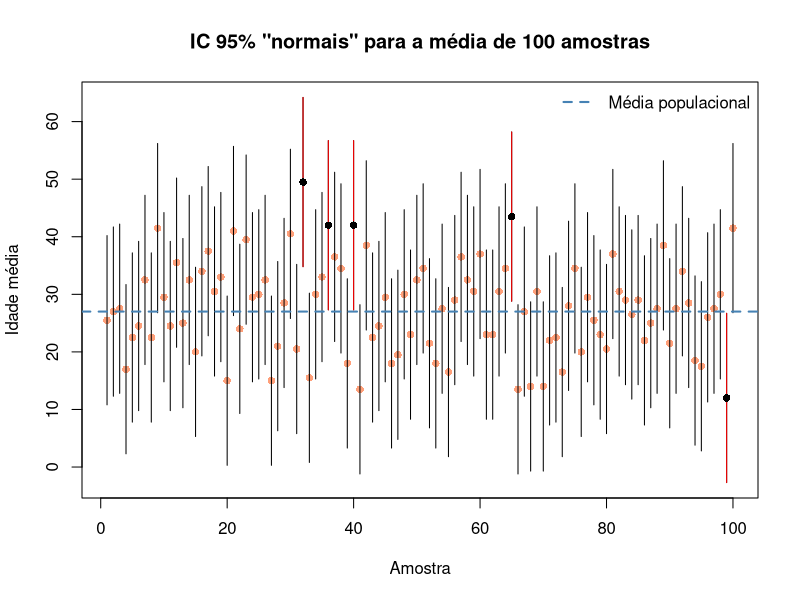

Write R code to recreate this figure. (Note: this script raises an error after producing the figure.)
## ---- echo=FALSE, eval=TRUE, message=FALSE, warning=FALSE, fig.align='center', out.width='100%'----

set.seed(100)

x <- expand.grid(rep(list(LETTERS), 4))

idade <- 1:26 * 2
mu.idade <- mean(idade)
sd.muchap <- 7.5

idade.pares <- expand.grid(rep(list(idade), 4))

ind <- sample(x = 1:dim(idade.pares)[1], size = 100, replace = FALSE)
idade.amostras <- idade.pares[ind, ]

idade.media <- apply(X = idade.amostras, MARGIN = 1, FUN = mean)
intervalo.inf <- idade.media - 1.96*sd.muchap
intervalo.sup <- idade.media + 1.96*sd.muchap
vermelho <- mu.idade < intervalo.inf |  mu.idade > intervalo.sup

plot(idade.media,
     pch = 16,
     col = "lightsalmon",
     ylim = c(min(intervalo.inf), max(intervalo.sup)),
     xlab = "Amostra", ylab = "Idade média",
     main = 'IC 95% "normais" para a média de 100 amostras')
segments(x0 = 1:100, y0 = intervalo.inf,
         x1 = 1:100, y1 = intervalo.sup)
abline(h = mu.idade, lty = 2, lwd = 2, col = "steelblue")
segments(x0 = which(vermelho), y0 = intervalo.inf[which(vermelho)],
         x1 = which(vermelho), y1 = intervalo.sup[which(vermelho)], col = "red")
points(x = which(vermelho), y = idade.media[which(vermelho)], pch = 16)
legend("topright", legend = "Média populacional", lty = 2, lwd = 2, col = "steelblue", bty = "n")



## ----echo=FALSE, fig.align='center', message=FALSE, warning=FALSE, out.width='70%', out.height='70%', paged.print=FALSE----

knitr::include_graphics(here::here('images', 'efeito_vies.png'))



## ---- echo=FALSE, eval=TRUE, message=FALSE, warning=FALSE-------------------------------------

f <- function(t){ 1 / sqrt(2*pi) * exp( - t^ 2/ 2) }
low <- function(b){integrate(f, lower = -Inf, upper = -1.96 - b)$value}
upp <- function(b){integrate(f, lower = 1.96 - b, upper = Inf)$value}
low.v <- Vectorize(low)
upp.v <- Vectorize(upp)

B.sigma <- c(seq(0.02,0.1, by = 0.02),
             seq(0.2, 1, by = 0.2), 1.5)
pl <- low.v(B.sigma)
pu <- upp.v(B.sigma)
pt <- low.v(B.sigma) + upp.v(B.sigma)

df <- data.frame(B.sigma, pl, pu, pt)
knitr::kable(x = df,
             format = "markdown",
             digits = c(2, 4, 4, 4),
             align = "cccc",
             col.names = c("$B/\\sigma$",
                           "$< -1,96\\sigma$",
                           "$> 1,96\\sigma$",
                           "Total"),
             caption = "Efeito do viés sobre a probabilidade de um erro maior que $1,96\\sigma$")



## ---- echo=FALSE, eval=TRUE, message=FALSE, warning=FALSE, fig.align='center', out.width='100%'----

plot(x = df$B.sigma,
     y = df$pt,
     type = "b",
     lwd = 2,
     col = "red",
     ylim = c(0, 0.35),
     xlab = expression(B/sigma),
     ylab = expression(paste("Probabilidade de erro ", (hat(mu) - mu) )),
     main = expression(paste("Efeito do viés sobre a probabilidade de um erro maior que 1,96", sigma) ) )
lines(x = df$B.sigma,
       y = df$pl,
       type = "b",
       lwd = 2,
       col = "darkorange")
lines(x = df$B.sigma,
      y = df$pu,
      type = "b",
      lwd = 2,
      col = "pink2")
abline(h = 0.05, lty = 2, lwd = 2, col = "darkgrey")
legend("topleft",
       legend = c(expression("< - 1.96"*sigma), expression("> 1.96"*sigma), "Total"),
       lwd = 2, col = c("darkorange", "pink2", "red"), bty = "n")


## ----echo=FALSE, fig.align='center', message=FALSE, warning=FALSE, out.width='50%', out.height='50%', paged.print=FALSE----

knitr::include_graphics(here::here('images', 'Statistically-Insignificant-forecast.jpg'))


